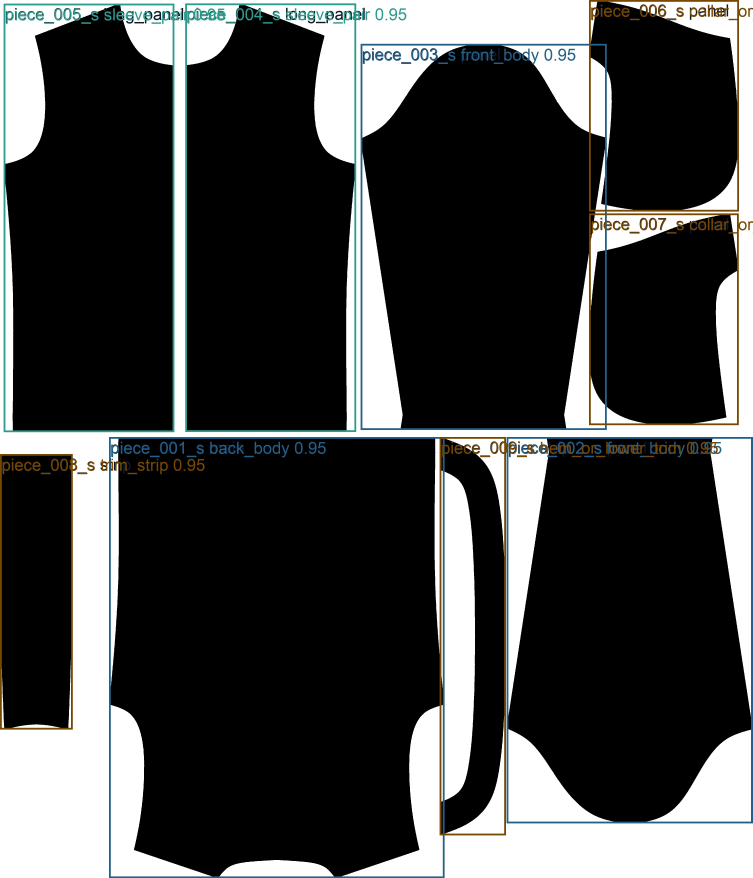
#> input picture templates/BFSK26308XCJ01L/s/garment_map_overview_s.jpg, 3763 x 4390 px (shown at 1/5 size)
$ python -i '端到端自动化.py'   (imports and definitions only)
#> lines starting #> are read from the running program, lines starting #| are printed output that depends on the picture
#> further down, picture is the input picture: PIL image 3763x4390 RGB; mean R, G, B 67.1, 68.3, 67.9
#!/usr/bin/env python3
"""
端到端自动化：

1. 生成或接收 Neo AI 单纹理面料资产，并独立生成透明主图。
2. 组装面料资产。
3. 构建面料组合.json。
4. 复用固定模板裁片和部位映射。
5. 构建填充计划。
6. 渲染透明裁片 PNG、预览图与清单。

Neo AI 负责创作 artwork。本脚本准备可用资产并以确定性方式渲染到裁片中。
"""
import argparse
import concurrent.futures
import copy
import datetime
import hashlib
import json
import os
import re
import subprocess
import sys
import threading
import time
from pathlib import Path

from PIL import Image


SKILL_DIR = Path(__file__).resolve().parents[1]
NEO_AI_SCRIPT = SKILL_DIR.parent / "neo-ai" / "scripts" / "generate_texture_collection_board.py"
NEO_UPLOAD_SCRIPT = SKILL_DIR.parent / "neo-ai" / "scripts" / "upload_oss.py"
DEFAULT_TEXTURE_IDS = ("main", "secondary", "accent_light")
GENERATION_STATUS_FILE = "request_status.json"
HERO_NEGATIVE_PROMPT = (
    "text, labels, captions, titles, typography, words, letters, signage, logo, watermark, "
    "plain light box, colored background box, filled rectangle, background art, scenery, landscape, environment, "
    "checkerboard transparency preview, fake transparency grid, "
    "full illustration scene, poster composition, sticker sheet, garment mockup, fashion model, mannequin, "
    "person wearing garment, product photo, lookbook, semi-transparent full-image patch"
)

# 导入模板加载器
sys.path.insert(0, str(SKILL_DIR / "scripts"))
from prompt_blocks import build_single_texture_prompt_en, build_transparent_hero_prompt_en
try:
    from prompt_sanitizer import sanitize_prompt_with_report
except Exception:
    sanitize_prompt_with_report = None
try:
    from template_loader import resolve_template_assets
    HAS_TEMPLATE_LOADER = True
except Exception:
    HAS_TEMPLATE_LOADER = False

try:
    from theme_image_resolver import resolve_theme_images
except Exception:
    resolve_theme_images = None

try:
    from theme_front_splitter import create_front_split_assets, inject_front_split_motifs
except Exception:
    create_front_split_assets = None
    inject_front_split_motifs = None


# [10 lines left out: function file_sha256, not called in this run]


def text_sha256(text: str) -> str:
    return hashlib.sha256(text.encode("utf-8")).hexdigest()


def files_sha256(paths: list[str | Path]) -> list[str]:
    return [file_sha256(path) for path in paths]


def _flat_pixels(image: Image.Image):
    """Return a flat pixel iterator across Pillow versions.

    Pillow 12+ recommends get_flattened_data(); older versions only expose
    getdata(). Keep the compatibility fallback in one place.
    """
    if hasattr(image, "get_flattened_data"):
        return image.get_flattened_data()
    return image.getdata()


# [4 lines left out: function dict_sha256, not called in this run]


def cache_dir(out_dir: Path) -> Path:
    """返回缓存目录路径。"""
    return out_dir / ".cache"


# [52 lines left out: functions cache_lookup, cache_save, load_json, write_json, not called in this run]


def run_step(cmd: list[str], env: dict | None = None, check: bool = True) -> subprocess.CompletedProcess:
    print("运行:", " ".join(cmd))
    return subprocess.run(cmd, check=check, env=env)


def _now_iso() -> str:
    return datetime.datetime.now().isoformat()


# [54 lines left out: functions _cmd_option_value, _cmd_option_values, _redact_cmd, _prompt_text_from_cmd, _generation_identity, not called in this run]


def _status_path(work_dir: Path) -> Path:
    return work_dir / GENERATION_STATUS_FILE


# [359 lines left out: functions _write_generation_status, _metadata_matches_identity, _status_matches_identity, _existing_generation_matches, _load_existing_reference_images, _generation_retry_count and 7 more, not called in this run]


def _token_for_neo(args: argparse.Namespace) -> str:
    return args.token or os.environ.get("NEODOMAIN_ACCESS_TOKEN", "")


# [488 lines left out: functions _upload_reference_images_for_neo, _copy_generated_image, write_single_texture_set, load_texture_prompt_map, process_single_texture_channel, run_single_texture_channel_pipeline and 1 more, not called in this run]


def quiet_solid_from_image(image: Image.Image, palette: dict = None, target_role: str = "trim") -> str:
    """从图像提取纯色，使用 MedianCut 取主色（避免单像素平均的脏灰问题），
    优先遵循 palette，避免硬编码颜色偏差。

    Args:
        image: 面板图像。
        palette: 从主题图提取的 palette dict，含 primary/secondary/accent/dark 列表。
        target_role: 目标用途，决定从 palette 的哪个 tier 选色。
    """
#> called with target_role = 'trim'
    from PIL import ImageColor
    from collections import Counter

    # MedianCut 量化提取主色（避免花哨纹理平均成脏灰）
    sample = image.convert("RGB").resize((160, 160), Image.Resampling.LANCZOS)
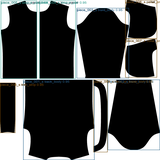
#> sample: PIL image 160x160 RGB; mean R, G, B 67.1, 68.4, 68
    quantized = sample.quantize(colors=8, method=Image.Quantize.MEDIANCUT)
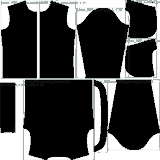
#> quantized: PIL image 160x160 P; mean R, G, B 67.4, 68.2, 68.1
    palette_raw = quantized.getpalette() or []
#> palette_raw = [255, 255, 255, 255, 253, 251, 243, 247, 247, 169, 178, 175, 13, 14, 14, 2, 0, 0, 0, 0, 2, 0, 0, 0]
    used = Counter(_flat_pixels(quantized))
#> used = {2: 1313, 3: 1780, 0: 3708, 4: 1152, 1: 567, 7: 15397, 6: 1383, 5: 300}

    dominant_colors = []
    for index, _ in used.most_common(4):
        offset = index * 3
        if offset + 2 >= len(palette_raw):
            continue
        rgb = tuple(palette_raw[offset:offset + 3])
        # 跳过接近纯黑/纯白的极端值
        brightness = sum(rgb) / 3
        if brightness < 20 or brightness > 250:
            continue
        dominant_colors.append(rgb)
#> this loop made 4 passes
#> (index, offset, rgb, brightness) on passes 1 to 4: (7, 21, (0, 0, 0), 0), (0, 0, (255, 255, 255), 255), (3, 9, (169, 178, 175), 174), (6, 18, (0, 0, 2), 0.667)
#> after the loop, dominant_colors = [(169, 178, 175)]

    if not dominant_colors:
        # 单像素平均。
        sample = image.convert("RGB").resize((1, 1), Image.Resampling.LANCZOS)
        dominant_colors = [sample.getpixel((0, 0))]

    if not palette:
        r, g, b = dominant_colors[0]
#> r = 169; g = 178; b = 175
        return "#{:02x}{:02x}{:02x}".format(r, g, b)

    # 根据 target_role 从 palette 选最合适的颜色 tier
    if target_role in ("trim", "dark", "dark_base"):
        candidates = palette.get("dark", []) + palette.get("accent", [])
    elif target_role in ("secondary", "accent"):
        candidates = palette.get("secondary", []) + palette.get("accent", [])
    else:
        candidates = palette.get("primary", []) + palette.get("secondary", [])

    if candidates:
        # [7 lines left out: function _color_distance, not called in this run]

        # 从 dominant_colors 中选与 palette 最接近的一个
        best_color = None
        best_dist = float("inf")
        for dom_rgb in dominant_colors:
            dom_hex = "#{:02x}{:02x}{:02x}".format(*dom_rgb)
            dist = min(_color_distance(dom_hex, c) for c in candidates)
            if dist < best_dist:
                best_dist = dist
                best_color = dom_hex

        if best_color:
            return best_color

    r, g, b = dominant_colors[0]
    return "#{:02x}{:02x}{:02x}".format(r, g, b)


# [750 lines left out: functions resolve_reusable_template_assets_for_run, resolve_theme_front_source_image, ensure_theme_front_split, _variant_texture_ids, write_single_texture_variant_set, force_fill_plan_to_single_texture and 2 more, not called in this run]


# [2 lines not run here, left out]

>>> from PIL import Image
>>> picture = Image.open('../templates/BFSK26308XCJ01L/s/garment_map_overview_s.jpg')
>>> result = quiet_solid_from_image(picture)
#> result = '#a9b2af'
